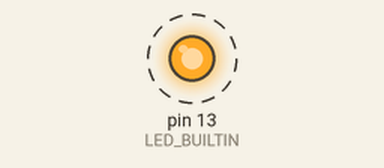
A sketch run on a simulated Arduino Uno, built with avr-gcc and run on an emulated ATmega328P. Shown: output pins drawn as LEDs (lit = HIGH). Dashed ring = blinking.

Above: at 0.02 s.
Timing chart, 0 to 3.0 s (numbered marks = the images above):
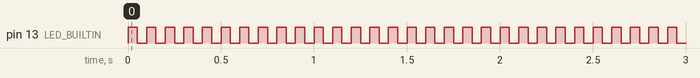

Measured:
- by itself, pin 13 (LED_BUILTIN): alternates HIGH for 0.05 s and LOW for 0.05 s

The sketch:

CL_PinIO.ino
```cpp
class Pin {
  protected:
    uint8_t const pin;

    void mode (int const mode) const {
      pinMode(pin, mode);
    }

    int reverseLogic(int const level) const {
      return (level == LOW) ? HIGH : LOW;
    }

  public:
    Pin(uint8_t const pin_): pin(pin_) {}

    int read() const {
      return digitalRead(pin);
    }
};

class PinIn: public Pin {
  public:
    PinIn(uint8_t const pin_): Pin(pin_) {
      mode(INPUT);
    }
};

class PinInReverseLogic: public PinIn {
  public:
    PinInReverseLogic(uint8_t const pin_): PinIn(pin_) {}

    int read() const {
      return reverseLogic(Pin::read());
    }
};

class PinOut : public Pin {
  protected:
    void write(int const level) {
      digitalWrite(pin, level);
    }

  public:
    PinOut(uint8_t const pin_): Pin(pin_) {
      mode(OUTPUT);
    }

    void high() const {
      write(HIGH);
    }

    void low() const {
      write(LOW);
    }

    void toggle() const {
      out(reverseLogic(read()));
    }

    void out(bool const bit) const {
      (bit == true) ? high() : low();
    }

    void out(int const level) const {
      out(level != LOW);
    }
};

class PinOutReverseLogic : public PinOut {
  protected:
    void write (int const level) {
      PinOut::write(reverseLogic(level));
    }

  public:
    PinOutReverseLogic(uint8_t const pin_): PinOut(pin_) {
    }
};

PinOut led(LED_BUILTIN);


void setup() {
  // put your setup code here, to run once:

}

void loop() {
  // put your main code here, to run repeatedly:
  led.toggle();
  delay(50);
}
```
